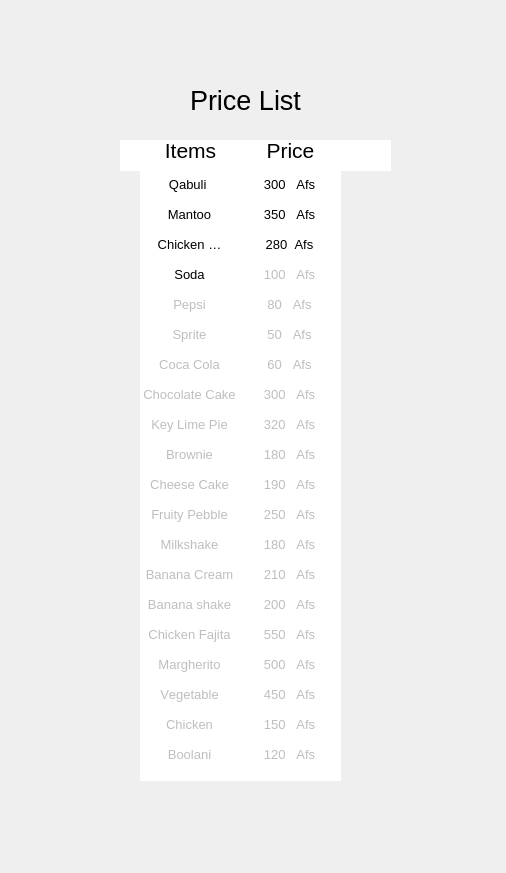
<?xml version="1.0" encoding="UTF-8"?>
<ui version="4.0">
 <class>PriceList</class>
 <widget class="QMainWindow" name="PriceList">
  <property name="geometry">
   <rect>
    <x>0</x>
    <y>0</y>
    <width>506</width>
    <height>873</height>
   </rect>
  </property>
  <property name="windowTitle">
   <string>MainWindow</string>
  </property>
  <widget class="QWidget" name="centralwidget">
   <widget class="QLabel" name="label">
    <property name="geometry">
     <rect>
      <x>0</x>
      <y>-10</y>
      <width>511</width>
      <height>811</height>
     </rect>
    </property>
    <property name="styleSheet">
     <string notr="true">QTableView::item{


border-left: 2px solid;
}</string>
    </property>
    <property name="text">
     <string/>
    </property>
    <property name="pixmap">
     <pixmap>../images/v_background.png</pixmap>
    </property>
    <property name="scaledContents">
     <bool>true</bool>
    </property>
   </widget>
   <widget class="QLabel" name="label_2">
    <property name="geometry">
     <rect>
      <x>50</x>
      <y>180</y>
      <width>111</width>
      <height>31</height>
     </rect>
    </property>
    <property name="font">
     <font>
      <pointsize>17</pointsize>
     </font>
    </property>
    <property name="text">
     <string/>
    </property>
   </widget>
   <widget class="QTableWidget" name="tableWidget">
    <property name="geometry">
     <rect>
      <x>140</x>
      <y>140</y>
      <width>201</width>
      <height>641</height>
     </rect>
    </property>
    <property name="font">
     <font>
      <kerning>false</kerning>
     </font>
    </property>
    <property name="styleSheet">
     <string notr="true">QTableWidget{
border:none;
}

QHeaderView{
width:10;
}</string>
    </property>
    <property name="autoScroll">
     <bool>false</bool>
    </property>
    <property name="alternatingRowColors">
     <bool>false</bool>
    </property>
    <property name="selectionMode">
     <enum>QAbstractItemView::ExtendedSelection</enum>
    </property>
    <property name="gridStyle">
     <enum>Qt::NoPen</enum>
    </property>
    <property name="wordWrap">
     <bool>true</bool>
    </property>
    <property name="rowCount">
     <number>21</number>
    </property>
    <property name="columnCount">
     <number>2</number>
    </property>
    <attribute name="horizontalHeaderVisible">
     <bool>false</bool>
    </attribute>
    <attribute name="horizontalHeaderCascadingSectionResizes">
     <bool>false</bool>
    </attribute>
    <attribute name="horizontalHeaderHighlightSections">
     <bool>false</bool>
    </attribute>
    <attribute name="verticalHeaderVisible">
     <bool>false</bool>
    </attribute>
    <attribute name="verticalHeaderHighlightSections">
     <bool>false</bool>
    </attribute>
    <row/>
    <row/>
    <row/>
    <row/>
    <row/>
    <row/>
    <row/>
    <row/>
    <row/>
    <row/>
    <row/>
    <row/>
    <row/>
    <row/>
    <row/>
    <row/>
    <row/>
    <row/>
    <row/>
    <row/>
    <row/>
    <column/>
    <column/>
    <item row="0" column="0">
     <property name="text">
      <string notr="true">Items</string>
     </property>
     <property name="font">
      <font>
       <pointsize>16</pointsize>
       <weight>50</weight>
       <bold>false</bold>
       <kerning>true</kerning>
      </font>
     </property>
     <property name="textAlignment">
      <set>AlignCenter</set>
     </property>
     <property name="flags">
      <set>NoItemFlags</set>
     </property>
    </item>
    <item row="0" column="1">
     <property name="text">
      <string notr="true">Prices</string>
     </property>
     <property name="toolTip">
      <string/>
     </property>
     <property name="whatsThis">
      <string/>
     </property>
     <property name="font">
      <font>
       <pointsize>16</pointsize>
      </font>
     </property>
     <property name="textAlignment">
      <set>AlignCenter</set>
     </property>
     <property name="flags">
      <set>NoItemFlags</set>
     </property>
    </item>
    <item row="1" column="0">
     <property name="text">
      <string>Qabuli </string>
     </property>
     <property name="font">
      <font>
       <pointsize>10</pointsize>
      </font>
     </property>
     <property name="textAlignment">
      <set>AlignCenter</set>
     </property>
     <property name="flags">
      <set>NoItemFlags</set>
     </property>
    </item>
    <item row="1" column="1">
     <property name="text">
      <string>300   Afs</string>
     </property>
     <property name="font">
      <font>
       <pointsize>10</pointsize>
      </font>
     </property>
     <property name="textAlignment">
      <set>AlignCenter</set>
     </property>
     <property name="flags">
      <set>NoItemFlags</set>
     </property>
    </item>
    <item row="2" column="0">
     <property name="text">
      <string>Mantoo</string>
     </property>
     <property name="font">
      <font>
       <pointsize>10</pointsize>
      </font>
     </property>
     <property name="textAlignment">
      <set>AlignCenter</set>
     </property>
     <property name="flags">
      <set>NoItemFlags</set>
     </property>
    </item>
    <item row="2" column="1">
     <property name="text">
      <string>350   Afs</string>
     </property>
     <property name="font">
      <font>
       <pointsize>10</pointsize>
      </font>
     </property>
     <property name="textAlignment">
      <set>AlignCenter</set>
     </property>
     <property name="flags">
      <set>NoItemFlags</set>
     </property>
    </item>
    <item row="3" column="0">
     <property name="text">
      <string>Chicken Karaiee</string>
     </property>
     <property name="font">
      <font>
       <pointsize>10</pointsize>
      </font>
     </property>
     <property name="textAlignment">
      <set>AlignCenter</set>
     </property>
     <property name="flags">
      <set>NoItemFlags</set>
     </property>
    </item>
    <item row="3" column="1">
     <property name="text">
      <string>280  Afs</string>
     </property>
     <property name="font">
      <font>
       <pointsize>10</pointsize>
      </font>
     </property>
     <property name="textAlignment">
      <set>AlignCenter</set>
     </property>
     <property name="flags">
      <set>NoItemFlags</set>
     </property>
    </item>
    <item row="4" column="0">
     <property name="text">
      <string>Soda</string>
     </property>
     <property name="font">
      <font>
       <pointsize>10</pointsize>
      </font>
     </property>
     <property name="textAlignment">
      <set>AlignCenter</set>
     </property>
     <property name="flags">
      <set>NoItemFlags</set>
     </property>
    </item>
    <item row="4" column="1">
     <property name="text">
      <string>100   Afs</string>
     </property>
     <property name="font">
      <font>
       <pointsize>10</pointsize>
      </font>
     </property>
     <property name="textAlignment">
      <set>AlignCenter</set>
     </property>
     <property name="flags">
      <set>ItemIsSelectable|ItemIsEditable|ItemIsDragEnabled|ItemIsDropEnabled|ItemIsUserCheckable</set>
     </property>
    </item>
    <item row="5" column="0">
     <property name="text">
      <string>Pepsi</string>
     </property>
     <property name="font">
      <font>
       <pointsize>10</pointsize>
      </font>
     </property>
     <property name="textAlignment">
      <set>AlignCenter</set>
     </property>
     <property name="flags">
      <set>ItemIsSelectable|ItemIsEditable|ItemIsDragEnabled|ItemIsDropEnabled|ItemIsUserCheckable</set>
     </property>
    </item>
    <item row="5" column="1">
     <property name="text">
      <string>80   Afs</string>
     </property>
     <property name="font">
      <font>
       <pointsize>10</pointsize>
      </font>
     </property>
     <property name="textAlignment">
      <set>AlignCenter</set>
     </property>
     <property name="flags">
      <set>ItemIsSelectable|ItemIsEditable|ItemIsDragEnabled|ItemIsDropEnabled|ItemIsUserCheckable</set>
     </property>
    </item>
    <item row="6" column="0">
     <property name="text">
      <string>Sprite</string>
     </property>
     <property name="font">
      <font>
       <pointsize>10</pointsize>
      </font>
     </property>
     <property name="textAlignment">
      <set>AlignCenter</set>
     </property>
     <property name="flags">
      <set>ItemIsSelectable|ItemIsEditable|ItemIsDragEnabled|ItemIsDropEnabled|ItemIsUserCheckable</set>
     </property>
    </item>
    <item row="6" column="1">
     <property name="text">
      <string>50   Afs</string>
     </property>
     <property name="font">
      <font>
       <pointsize>10</pointsize>
      </font>
     </property>
     <property name="textAlignment">
      <set>AlignCenter</set>
     </property>
     <property name="flags">
      <set>ItemIsSelectable|ItemIsEditable|ItemIsDragEnabled|ItemIsDropEnabled|ItemIsUserCheckable</set>
     </property>
    </item>
    <item row="7" column="0">
     <property name="text">
      <string>Coca Cola</string>
     </property>
     <property name="font">
      <font>
       <pointsize>10</pointsize>
      </font>
     </property>
     <property name="textAlignment">
      <set>AlignCenter</set>
     </property>
     <property name="flags">
      <set>ItemIsSelectable|ItemIsEditable|ItemIsDragEnabled|ItemIsDropEnabled|ItemIsUserCheckable</set>
     </property>
    </item>
    <item row="7" column="1">
     <property name="text">
      <string>60   Afs</string>
     </property>
     <property name="font">
      <font>
       <pointsize>10</pointsize>
      </font>
     </property>
     <property name="textAlignment">
      <set>AlignCenter</set>
     </property>
     <property name="flags">
      <set>ItemIsSelectable|ItemIsEditable|ItemIsDragEnabled|ItemIsDropEnabled|ItemIsUserCheckable</set>
     </property>
    </item>
    <item row="8" column="0">
     <property name="text">
      <string>Chocolate Cake</string>
     </property>
     <property name="font">
      <font>
       <pointsize>10</pointsize>
      </font>
     </property>
     <property name="textAlignment">
      <set>AlignCenter</set>
     </property>
     <property name="flags">
      <set>ItemIsSelectable|ItemIsEditable|ItemIsDragEnabled|ItemIsDropEnabled|ItemIsUserCheckable</set>
     </property>
    </item>
    <item row="8" column="1">
     <property name="text">
      <string>300   Afs</string>
     </property>
     <property name="font">
      <font>
       <pointsize>10</pointsize>
      </font>
     </property>
     <property name="textAlignment">
      <set>AlignCenter</set>
     </property>
     <property name="flags">
      <set>ItemIsSelectable|ItemIsEditable|ItemIsDragEnabled|ItemIsDropEnabled|ItemIsUserCheckable</set>
     </property>
    </item>
    <item row="9" column="0">
     <property name="text">
      <string>Key Lime Pie</string>
     </property>
     <property name="font">
      <font>
       <pointsize>10</pointsize>
      </font>
     </property>
     <property name="textAlignment">
      <set>AlignCenter</set>
     </property>
     <property name="flags">
      <set>ItemIsSelectable|ItemIsEditable|ItemIsDragEnabled|ItemIsDropEnabled|ItemIsUserCheckable</set>
     </property>
    </item>
    <item row="9" column="1">
     <property name="text">
      <string>320   Afs</string>
     </property>
     <property name="font">
      <font>
       <pointsize>10</pointsize>
      </font>
     </property>
     <property name="textAlignment">
      <set>AlignCenter</set>
     </property>
     <property name="flags">
      <set>ItemIsSelectable|ItemIsEditable|ItemIsDragEnabled|ItemIsDropEnabled|ItemIsUserCheckable</set>
     </property>
    </item>
    <item row="10" column="0">
     <property name="text">
      <string>Brownie</string>
     </property>
     <property name="font">
      <font>
       <pointsize>10</pointsize>
      </font>
     </property>
     <property name="textAlignment">
      <set>AlignCenter</set>
     </property>
     <property name="flags">
      <set>ItemIsSelectable|ItemIsEditable|ItemIsDragEnabled|ItemIsDropEnabled|ItemIsUserCheckable</set>
     </property>
    </item>
    <item row="10" column="1">
     <property name="text">
      <string>180   Afs</string>
     </property>
     <property name="font">
      <font>
       <pointsize>10</pointsize>
      </font>
     </property>
     <property name="textAlignment">
      <set>AlignCenter</set>
     </property>
     <property name="flags">
      <set>ItemIsSelectable|ItemIsEditable|ItemIsDragEnabled|ItemIsDropEnabled|ItemIsUserCheckable</set>
     </property>
    </item>
    <item row="11" column="0">
     <property name="text">
      <string>Cheese Cake</string>
     </property>
     <property name="font">
      <font>
       <pointsize>10</pointsize>
      </font>
     </property>
     <property name="textAlignment">
      <set>AlignCenter</set>
     </property>
     <property name="flags">
      <set>ItemIsSelectable|ItemIsEditable|ItemIsDragEnabled|ItemIsDropEnabled|ItemIsUserCheckable</set>
     </property>
    </item>
    <item row="11" column="1">
     <property name="text">
      <string>190   Afs</string>
     </property>
     <property name="font">
      <font>
       <pointsize>10</pointsize>
      </font>
     </property>
     <property name="textAlignment">
      <set>AlignCenter</set>
     </property>
     <property name="flags">
      <set>ItemIsSelectable|ItemIsEditable|ItemIsDragEnabled|ItemIsDropEnabled|ItemIsUserCheckable</set>
     </property>
    </item>
    <item row="12" column="0">
     <property name="text">
      <string>Fruity Pebble</string>
     </property>
     <property name="font">
      <font>
       <pointsize>10</pointsize>
      </font>
     </property>
     <property name="textAlignment">
      <set>AlignCenter</set>
     </property>
     <property name="flags">
      <set>ItemIsSelectable|ItemIsEditable|ItemIsDragEnabled|ItemIsDropEnabled|ItemIsUserCheckable</set>
     </property>
    </item>
    <item row="12" column="1">
     <property name="text">
      <string>250   Afs</string>
     </property>
     <property name="font">
      <font>
       <pointsize>10</pointsize>
      </font>
     </property>
     <property name="textAlignment">
      <set>AlignCenter</set>
     </property>
     <property name="flags">
      <set>ItemIsSelectable|ItemIsEditable|ItemIsDragEnabled|ItemIsDropEnabled|ItemIsUserCheckable</set>
     </property>
    </item>
    <item row="13" column="0">
     <property name="text">
      <string>Milkshake</string>
     </property>
     <property name="font">
      <font>
       <pointsize>10</pointsize>
      </font>
     </property>
     <property name="textAlignment">
      <set>AlignCenter</set>
     </property>
     <property name="flags">
      <set>ItemIsSelectable|ItemIsEditable|ItemIsDragEnabled|ItemIsDropEnabled|ItemIsUserCheckable</set>
     </property>
    </item>
    <item row="13" column="1">
     <property name="text">
      <string>180   Afs</string>
     </property>
     <property name="font">
      <font>
       <pointsize>10</pointsize>
      </font>
     </property>
     <property name="textAlignment">
      <set>AlignCenter</set>
     </property>
     <property name="flags">
      <set>ItemIsSelectable|ItemIsEditable|ItemIsDragEnabled|ItemIsDropEnabled|ItemIsUserCheckable</set>
     </property>
    </item>
    <item row="14" column="0">
     <property name="text">
      <string>Banana Cream</string>
     </property>
     <property name="font">
      <font>
       <pointsize>10</pointsize>
      </font>
     </property>
     <property name="textAlignment">
      <set>AlignCenter</set>
     </property>
     <property name="flags">
      <set>ItemIsSelectable|ItemIsEditable|ItemIsDragEnabled|ItemIsDropEnabled|ItemIsUserCheckable</set>
     </property>
    </item>
    <item row="14" column="1">
     <property name="text">
      <string>210   Afs</string>
     </property>
     <property name="font">
      <font>
       <pointsize>10</pointsize>
      </font>
     </property>
     <property name="textAlignment">
      <set>AlignCenter</set>
     </property>
     <property name="flags">
      <set>ItemIsSelectable|ItemIsEditable|ItemIsDragEnabled|ItemIsDropEnabled|ItemIsUserCheckable</set>
     </property>
    </item>
    <item row="15" column="0">
     <property name="text">
      <string>Banana shake</string>
     </property>
     <property name="font">
      <font>
       <pointsize>10</pointsize>
      </font>
     </property>
     <property name="textAlignment">
      <set>AlignCenter</set>
     </property>
     <property name="flags">
      <set>ItemIsSelectable|ItemIsEditable|ItemIsDragEnabled|ItemIsDropEnabled|ItemIsUserCheckable</set>
     </property>
    </item>
    <item row="15" column="1">
     <property name="text">
      <string>200   Afs</string>
     </property>
     <property name="font">
      <font>
       <pointsize>10</pointsize>
      </font>
     </property>
     <property name="textAlignment">
      <set>AlignCenter</set>
     </property>
     <property name="flags">
      <set>ItemIsSelectable|ItemIsEditable|ItemIsDragEnabled|ItemIsDropEnabled|ItemIsUserCheckable</set>
     </property>
    </item>
    <item row="16" column="0">
     <property name="text">
      <string>Chicken Fajita</string>
     </property>
     <property name="font">
      <font>
       <pointsize>10</pointsize>
      </font>
     </property>
     <property name="textAlignment">
      <set>AlignCenter</set>
     </property>
     <property name="flags">
      <set>ItemIsSelectable|ItemIsEditable|ItemIsDragEnabled|ItemIsDropEnabled|ItemIsUserCheckable</set>
     </property>
    </item>
    <item row="16" column="1">
     <property name="text">
      <string>550   Afs</string>
     </property>
     <property name="font">
      <font>
       <pointsize>10</pointsize>
      </font>
     </property>
     <property name="textAlignment">
      <set>AlignCenter</set>
     </property>
     <property name="flags">
      <set>ItemIsSelectable|ItemIsEditable|ItemIsDragEnabled|ItemIsDropEnabled|ItemIsUserCheckable</set>
     </property>
    </item>
    <item row="17" column="0">
     <property name="text">
      <string>Margherito</string>
     </property>
     <property name="font">
      <font>
       <pointsize>10</pointsize>
      </font>
     </property>
     <property name="textAlignment">
      <set>AlignCenter</set>
     </property>
     <property name="flags">
      <set>ItemIsSelectable|ItemIsEditable|ItemIsDragEnabled|ItemIsDropEnabled|ItemIsUserCheckable</set>
     </property>
    </item>
    <item row="17" column="1">
     <property name="text">
      <string>500   Afs</string>
     </property>
     <property name="font">
      <font>
       <pointsize>10</pointsize>
      </font>
     </property>
     <property name="textAlignment">
      <set>AlignCenter</set>
     </property>
     <property name="flags">
      <set>ItemIsSelectable|ItemIsEditable|ItemIsDragEnabled|ItemIsDropEnabled|ItemIsUserCheckable</set>
     </property>
    </item>
    <item row="18" column="0">
     <property name="text">
      <string>Vegetable</string>
     </property>
     <property name="font">
      <font>
       <pointsize>10</pointsize>
      </font>
     </property>
     <property name="textAlignment">
      <set>AlignCenter</set>
     </property>
     <property name="flags">
      <set>ItemIsSelectable|ItemIsEditable|ItemIsDragEnabled|ItemIsDropEnabled|ItemIsUserCheckable</set>
     </property>
    </item>
    <item row="18" column="1">
     <property name="text">
      <string>450   Afs</string>
     </property>
     <property name="font">
      <font>
       <pointsize>10</pointsize>
      </font>
     </property>
     <property name="textAlignment">
      <set>AlignCenter</set>
     </property>
     <property name="flags">
      <set>ItemIsSelectable|ItemIsEditable|ItemIsDragEnabled|ItemIsDropEnabled|ItemIsUserCheckable</set>
     </property>
    </item>
    <item row="19" column="0">
     <property name="text">
      <string>Chicken</string>
     </property>
     <property name="font">
      <font>
       <pointsize>10</pointsize>
      </font>
     </property>
     <property name="textAlignment">
      <set>AlignCenter</set>
     </property>
     <property name="flags">
      <set>ItemIsSelectable|ItemIsEditable|ItemIsDragEnabled|ItemIsDropEnabled|ItemIsUserCheckable</set>
     </property>
    </item>
    <item row="19" column="1">
     <property name="text">
      <string>150   Afs</string>
     </property>
     <property name="font">
      <font>
       <pointsize>10</pointsize>
      </font>
     </property>
     <property name="textAlignment">
      <set>AlignCenter</set>
     </property>
     <property name="flags">
      <set>ItemIsSelectable|ItemIsEditable|ItemIsDragEnabled|ItemIsDropEnabled|ItemIsUserCheckable</set>
     </property>
    </item>
    <item row="20" column="0">
     <property name="text">
      <string>Boolani</string>
     </property>
     <property name="font">
      <font>
       <pointsize>10</pointsize>
      </font>
     </property>
     <property name="textAlignment">
      <set>AlignCenter</set>
     </property>
     <property name="flags">
      <set>ItemIsSelectable|ItemIsEditable|ItemIsDragEnabled|ItemIsDropEnabled|ItemIsUserCheckable</set>
     </property>
    </item>
    <item row="20" column="1">
     <property name="text">
      <string>120   Afs</string>
     </property>
     <property name="font">
      <font>
       <pointsize>10</pointsize>
      </font>
     </property>
     <property name="textAlignment">
      <set>AlignCenter</set>
     </property>
     <property name="flags">
      <set>ItemIsSelectable|ItemIsEditable|ItemIsDragEnabled|ItemIsDropEnabled|ItemIsUserCheckable</set>
     </property>
    </item>
   </widget>
   <widget class="QLabel" name="label_3">
    <property name="geometry">
     <rect>
      <x>190</x>
      <y>80</y>
      <width>111</width>
      <height>41</height>
     </rect>
    </property>
    <property name="font">
     <font>
      <pointsize>20</pointsize>
     </font>
    </property>
    <property name="text">
     <string>Price List</string>
    </property>
   </widget>
   <widget class="QLabel" name="label_4">
    <property name="geometry">
     <rect>
      <x>0</x>
      <y>700</y>
      <width>511</width>
      <height>171</height>
     </rect>
    </property>
    <property name="text">
     <string/>
    </property>
    <property name="pixmap">
     <pixmap>../images/footer.png</pixmap>
    </property>
    <property name="scaledContents">
     <bool>true</bool>
    </property>
   </widget>
   <widget class="QLabel" name="title">
    <property name="geometry">
     <rect>
      <x>120</x>
      <y>140</y>
      <width>271</width>
      <height>31</height>
     </rect>
    </property>
    <property name="styleSheet">
     <string notr="true">background-color: rgb(255, 255, 255);</string>
    </property>
    <property name="text">
     <string/>
    </property>
   </widget>
   <widget class="QLabel" name="label_5">
    <property name="geometry">
     <rect>
      <x>150</x>
      <y>130</y>
      <width>81</width>
      <height>41</height>
     </rect>
    </property>
    <property name="font">
     <font>
      <pointsize>16</pointsize>
     </font>
    </property>
    <property name="text">
     <string>Items</string>
    </property>
    <property name="alignment">
     <set>Qt::AlignCenter</set>
    </property>
   </widget>
   <widget class="QLabel" name="label_6">
    <property name="geometry">
     <rect>
      <x>250</x>
      <y>130</y>
      <width>81</width>
      <height>41</height>
     </rect>
    </property>
    <property name="font">
     <font>
      <pointsize>16</pointsize>
     </font>
    </property>
    <property name="text">
     <string>Price</string>
    </property>
    <property name="alignment">
     <set>Qt::AlignCenter</set>
    </property>
   </widget>
   <widget class="QLabel" name="label_7">
    <property name="geometry">
     <rect>
      <x>0</x>
      <y>0</y>
      <width>251</width>
      <height>111</height>
     </rect>
    </property>
    <property name="text">
     <string/>
    </property>
   </widget>
   <widget class="QLabel" name="label_8">
    <property name="geometry">
     <rect>
      <x>0</x>
      <y>0</y>
      <width>511</width>
      <height>171</height>
     </rect>
    </property>
    <property name="text">
     <string/>
    </property>
    <property name="pixmap">
     <pixmap>../images/header.png</pixmap>
    </property>
    <property name="scaledContents">
     <bool>true</bool>
    </property>
   </widget>
   <zorder>label</zorder>
   <zorder>label_8</zorder>
   <zorder>label_4</zorder>
   <zorder>label_2</zorder>
   <zorder>tableWidget</zorder>
   <zorder>label_3</zorder>
   <zorder>title</zorder>
   <zorder>label_5</zorder>
   <zorder>label_6</zorder>
   <zorder>label_7</zorder>
  </widget>
 </widget>
 <resources/>
 <connections/>
</ui>
